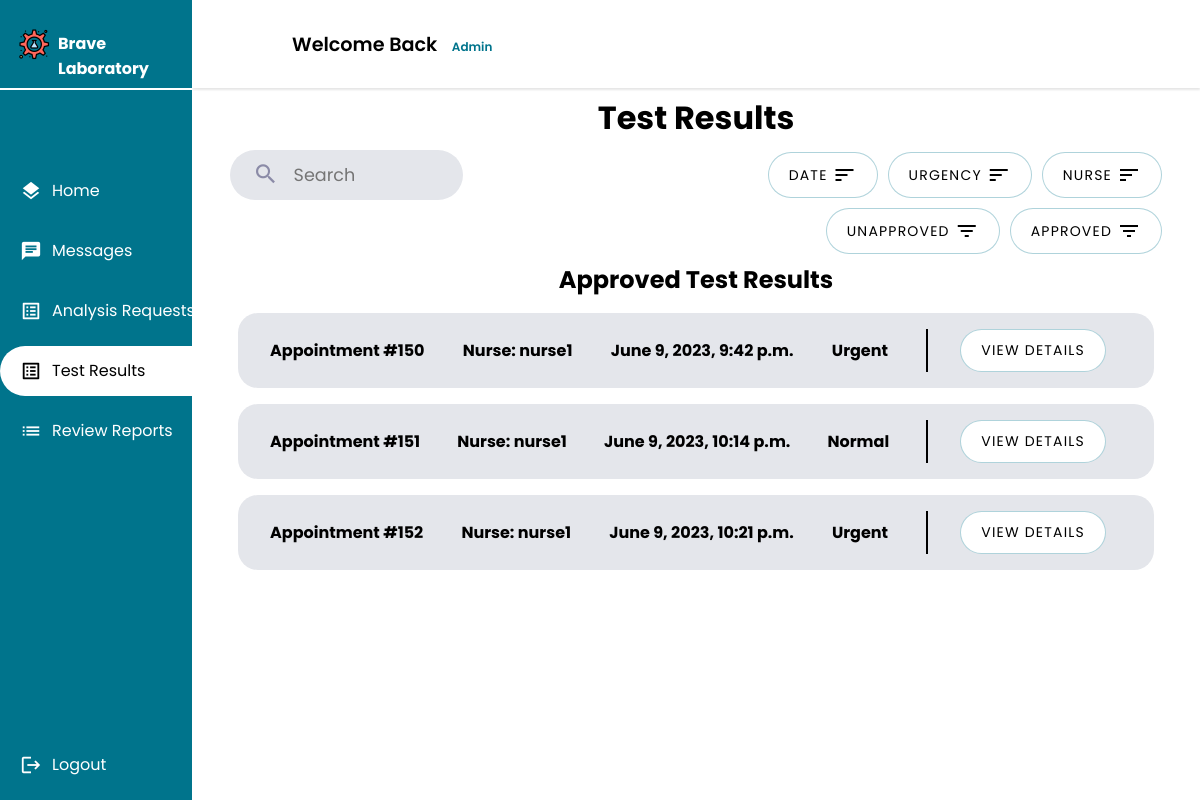
/auditor/results/ (signed in), run on an earlier commit of the app's database.
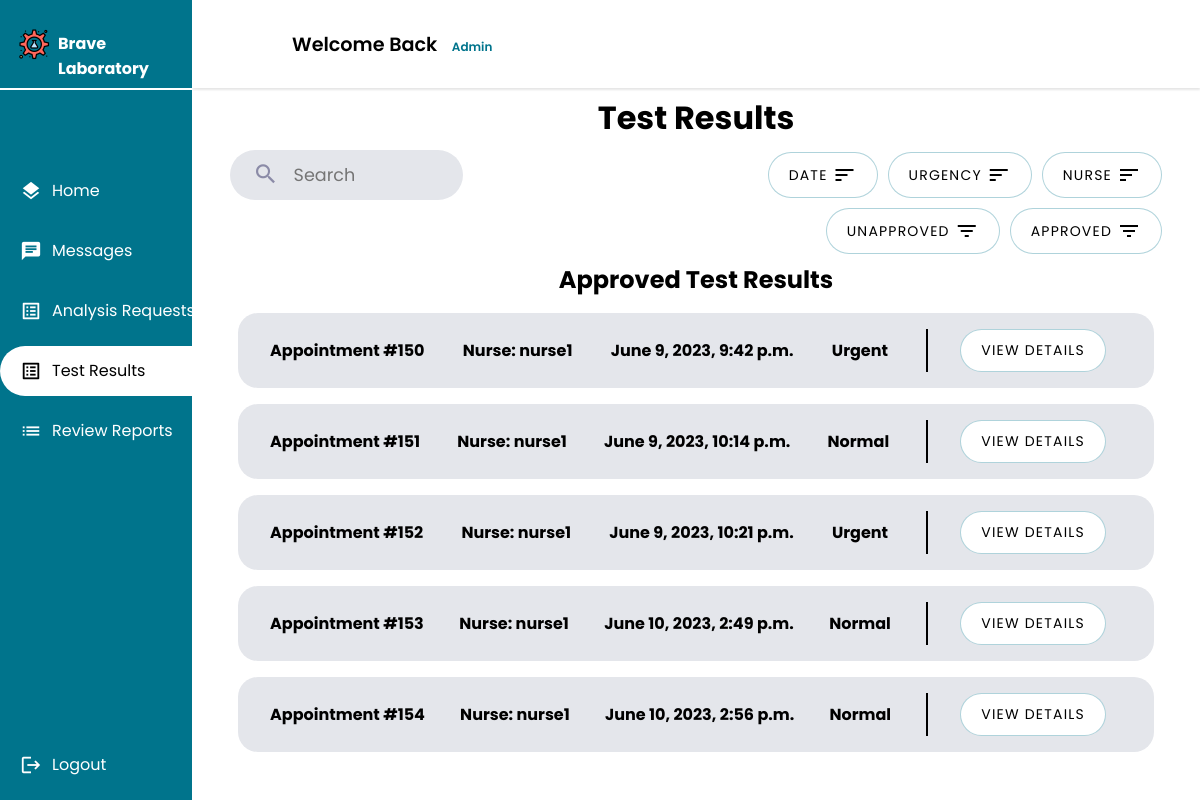
And on a later commit of the database.
### main_home/models.py (models this page shows, shortened)
class TestResult(models.Model):
    request = models.OneToOneField(AnalysisRequest, on_delete=models.CASCADE)
    creation_time = models.DateTimeField(auto_now_add=True)
    duration = models.DurationField(null=True, blank=True)
    approved = models.BooleanField(default=False)
    class Meta:
        db_table = 'test_result'

class AnalysisRequest(models.Model):
    PENDING = 'pending'
    WORKING_ON = 'working-on'
    FINISHED = 'finished'
    STATUS_CHOICES = [
        (PENDING, 'Pending'),
        (WORKING_ON, 'Working On'),
        (FINISHED, 'Finished'),
    ]
    appointment = models.OneToOneField(Appointment, on_delete=models.CASCADE)
    nurse = models.ForeignKey(Nurse, on_delete=models.CASCADE)
    tests = models.ManyToManyField(Test, blank=True)
    creation_time = models.DateTimeField(auto_now_add=True)
    start_time = models.DateTimeField(null=True, blank=True)
    finish_time = models.DateTimeField(null=True, blank=True)
    accepted = models.BooleanField(default=False)
    finished = models.BooleanField(default=False)
    status =  models.CharField(max_length=45, choices=STATUS_CHOICES, default=PENDING)
    class Meta:
        db_table = 'analysis_request'

class Appointment(models.Model):
    UPCOMING = 'Upcoming'
    TOMORROW = 'Tommorow'
    TODAY = 'Today'
    OVERDUE = 'Overdue'
    STATUS_CHOICES = [
        (UPCOMING, 'Upcoming'),
        (TOMORROW, 'Tommorow'),
        (TODAY, 'Today'),
        (OVERDUE, 'Overdue'),
    ]
    client = models.ForeignKey(Client, on_delete=models.CASCADE)
    tests_requested = models.ManyToManyField(TestOffered, blank=True)
    date = models.DateField(validators=[validate_date_not_past])
    description = models.CharField(max_length=1000,blank=True)
    document = models.ImageField(null=True,blank=True,upload_to='medical_documents')
    total_price = models.DecimalField(max_digits=10, decimal_places=2)
    payment_status = models.BooleanField(default=False)
    arrived = models.BooleanField(default=False)
    cancelled = models.BooleanField(default=False)
    performed = models.BooleanField(default=False)
    urgent = models.BooleanField(default=False)
    class Meta:
        db_table = 'appointment'

### nurse/models.py (models this page shows, shortened)
class Nurse(models.Model):
    GENDERS =[
        ('M','Male'),
        ('F','Female')
    ]
    user = models.OneToOneField(User, primary_key = True, on_delete=models.CASCADE)
    phone_number = models.CharField(max_length=10,validators=[phone_regex])
    gender = models.CharField(max_length = 1 ,choices = GENDERS)
    address = models.CharField(max_length=50)
    profile_pic = models.ImageField(default="default.png", upload_to="profile_pics")
    date_of_birth = models.DateField(default='2003-03-08')
    class Meta():
        db_table = 'auth_nurse'

### auditor/views.py (the view, shortened to what this page needs)
# urls.py: path("results/",views.result_list,name="test_result_list"),
@login_required
@permission_required('auditor.view_auditor', raise_exception=True)
def result_list(request):
    test_result = TestResult.objects.all()
    if not (request.GET.get('urgency_sort')) and not (request.GET.get('date_sort')) and not (request.GET.get('nurse_sort')):
        sort_date = 'True'
        sort_urgency = 'True'
        sort_nurse = 'True'
    unapproved_results = test_result.filter(approved=False)
    approved_results = test_result.filter(approved=True)
    state = request.GET.get('state')
    if state != "all" :
        if state == "approved" :
            context = {
                'approved_results': approved_results,
                'sort_urgency':sort_urgency,
                'sort_date':sort_date,
                'sort_nurse':sort_nurse,
                'state':state,
            }
            return render(request,'auditor/result/result_list.html',context)
        if state == "unapproved" :
            context = {
                'unapproved_results': unapproved_results,
                'sort_urgency':sort_urgency,
                'sort_date':sort_date,
                'sort_nurse':sort_nurse,
                'state':state,
            }
            return render(request,'auditor/result/result_list.html',context)
    state = 'all'
    context = {
        'unapproved_results': unapproved_results,
        'approved_results': approved_results,
        'sort_urgency':sort_urgency,
        'sort_date':sort_date,
        'sort_nurse':sort_nurse,
        'state':state
    }
    return render(request,'auditor/result/result_list.html', context)

### auditor/templates/auditor/result/result_list.html (shortened to what this page needs)
{% extends 'auditor/auditor.html' %}
{% load static %}
{% block css_2 %}
<link rel="stylesheet" href="{% static 'css/list.css' %}">
{% endblock css_2 %}
{% block main %}
<div class="Container">
    <h1>Test Results</h1>
    <div class="header ">
        <div class="search">
            <form class="search-bar" method="post" >
                <button type="submit" name="search">
                    <span class="material-icons search-icon">
                        </span>
                </button>
                <input class="search-bar-input" id="search" name="search" placeholder="Search" required="" type="text">
            </form>
        </div>
        <div class="nurse">
            <a href="{% url "test_result_list" %}?date={{sort_date}}&urgency={{sort_urgency}}&nurse={{sort_nurse}}&date_sort=True&state={{state}}">
                <button class="list-button filter">
                    <span>Date</span>
                    <span class="material-icons">sort</span>
                </button>
            </a>
            <a href="{% url "test_result_list" %}?date={{sort_date}}&urgency={{sort_urgency}}&nurse={{sort_nurse}}&urgency_sort=True&state={{state}}">
            <button class="list-button filter">
                <span>Urgency</span>
                <span class="material-icons">sort</span>
            </button>
            </a>
            <a href="{% url "test_result_list" %}?date={{sort_date}}&urgency={{sort_urgency}}&nurse={{sort_nurse}}&nurse_sort=True&state={{state}}">
            <button class="list-button filter">
                <span>Nurse</span>
                <span class="material-icons">sort</span>
            </button>
            </a>
        </div>
    </div>
    <div class="header ">
        <div class="nurse">
        <a href="{% url "test_result_list" %}?state=unapproved">
            <button class="list-button filter">
                <span>Unapproved</span>
                <span class="material-icons">filter_list</span>
            </button>
        </a>
        <a href="{% url "test_result_list" %}?state=approved">
            <button class="list-button filter">
                <span>Approved</span>
                <span class="material-icons">filter_list</span>
            </button>
        </a>
        </div>
    </div>
    {% if approved_results %}
    <h2>Approved Test Results</h2>
        <ul>
            {% for result in approved_results %}
                <li class="app1">
                    <span><strong>Appointment #{{ result.request.appointment.id }}</strong></span>
                    <span><strong>Nurse: {{ result.request.nurse.user.username }}</strong></span>
                    <span><strong>{{ result.creation_time }}</strong></span>
                    <span><strong>
                        {% if result.request.appointment.urgent %}
                            Urgent
                        {% else %}
                            Normal
                        {% endif %}
                    </strong></span>
                    <div class="buttons">
                        <button class="list-button"><a class="list-links" href="{% url 'test_result_detail' result.id %}">View Details</a></button>
                    </div>
                </li>
            {% endfor %}
        </ul>
    {% endif %}
</div>
{% endblock main %}

What changed in the data, as far as the page shows it:
added TestResult: request.appointment.id "153", request.nurse.user.username "nurse1", creation_time "June 10, 2023, 2:49 p.m.", shows "Normal"
added TestResult: request.appointment.id "154", request.nurse.user.username "nurse1", creation_time "June 10, 2023, 2:56 p.m.", shows "Normal"
